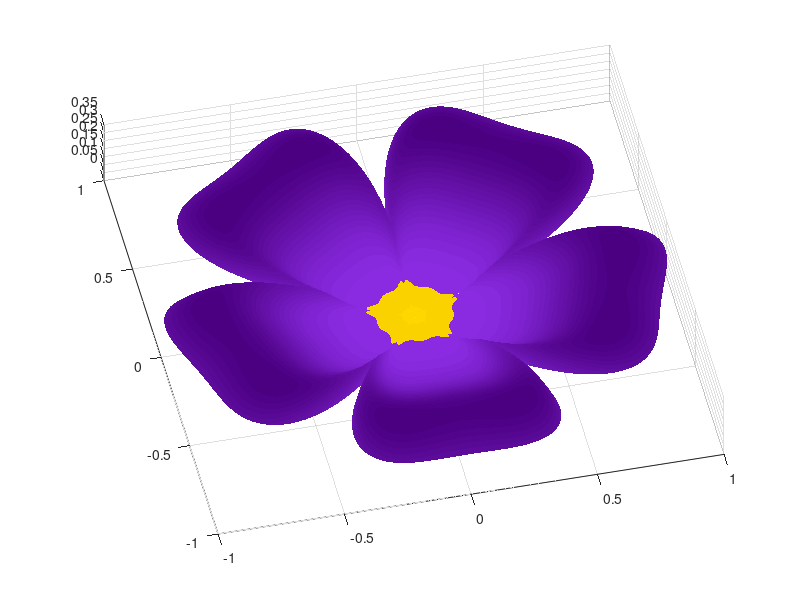

This chart was generated by the following MATLAB code:
function welcome_spring()
n=1800;
r=linspace(0,1,n);
theta=linspace(0,2*pi,n);
[R,THETA]=ndgrid(r,theta);
% define the number of petals we want per cycle. Violets have 5!
petalNum=5;
x = 1 - (1/2)*((5/4)*(1 - mod(petalNum*THETA, 2*pi)/pi).^2 - 1/4).^2;
% update the formula for phi to stop the spiralling effect
phi = (pi/2)*exp(-2*pi/(8*pi));
y = 1.95653*(R.^2).*(1.27689*R - 1).^2.*sin(phi);
R2 = x.*(R.*sin(phi) + y.*cos(phi));
X=R2.*sin(THETA);
Y=R2.*cos(THETA);
Z=x.*(R.*cos(phi)-y.*sin(phi));
% color code for blueviolet RGB 138,43,226
% Indigo rgb value (75,0,130)
mapSize=20;
blue_map=linspace(138,75,mapSize)';
blue_map(:,2)=linspace(43,0,mapSize)';
blue_map(:,3)=linspace(226,130,mapSize)';
% and a pretty bit in the middle
gold_map=[255 215 0; 250 210 0];
% combine to form a full flower map
violet_map=[gold_map; blue_map];
% Now lets plot it and try and pick an attractive angle
surf(X,Y,Z,'LineStyle','none')
colormap(violet_map/255)
view([-12.700 81.200])
end
